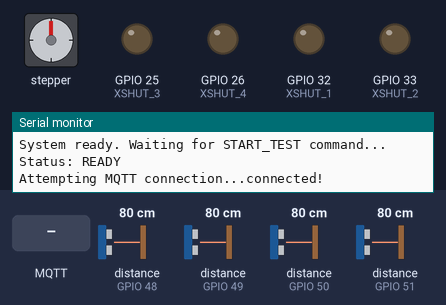
This sketch was run on a simulated ESP32. Parts: stepper motor, output pins drawn as LEDs (lit = HIGH), the last lines printed to the serial monitor. Wiring (inferred from the names in the program): stepper motor driver (2000 steps per turn assumed): step GPIO 14; direction GPIO 27; enable GPIO 23. Inputs (shaded band) come from the test bench; at power-on: distance to the obstacle (sensors on GPIO 48, GPIO 49, GPIO 50, GPIO 51) 80 cm. WiFi joins after 1.5 s; servers stay silent unless stated; no MQTT or app messages arrive unless stated; pins used as bus, display or sensor lines are not drawn.

Above: at 2.7 s.
2.8 s: MQTT message "START_TEST" arrives on the first subscribed topic
4.3 s: distance to the obstacle (sensor on GPIO 48) set to 250 cm
At 7.0 s:
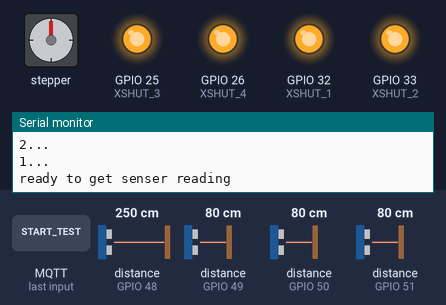
7.3 s: distance to the obstacle (sensor on GPIO 49) set to 250 cm
10.3 s: distance to the obstacle (sensor on GPIO 50) set to 250 cm
13.3 s: distance to the obstacle (sensor on GPIO 51) set to 250 cm
At 21.3 s:
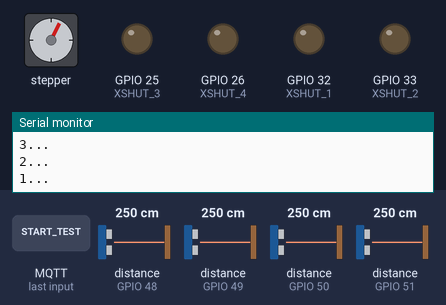
Timing chart, 0 to 21.6 s (numbered marks = the images above; inputs shaded):
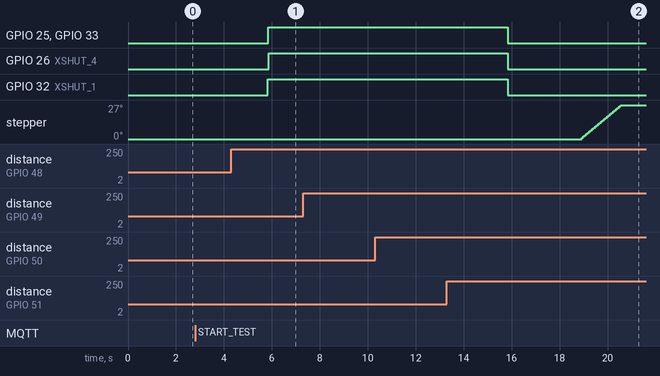

The sketch:

Meshement.ino
```cpp
#include <Wire.h>
#include "Adafruit_VL53L0X.h"
#include <WiFi.h>
#include <PubSubClient.h>

// ---------------- WiFi & MQTT Configuration ----------------
const char* ssid = "Dialog 4G 236";
const char* password = "77553bd3";
const char* mqtt_server = "broker.hivemq.com";  // Public MQTT broker
const int mqtt_port = 1883;
const char* mqtt_topic_sensor = "cement/sensor/data";
const char* mqtt_topic_control = "cement/sensor/control";
const char* mqtt_topic_status = "cement/sensor/status";

WiFiClient espClient;
PubSubClient mqttClient(espClient);

// ---------------- I2C PINS (ESP32) ----------------
#define I2C_SDA 21
#define I2C_SCL 22

// ---------------- XSHUT PINS (4 Sensors) ----------------
const int XSHUT_1 = 32;
const int XSHUT_2 = 33;
const int XSHUT_3 = 25;
const int XSHUT_4 = 26;

// New I2C addresses (must be different)
#define ADDR_1 0x30
#define ADDR_2 0x31
#define ADDR_3 0x32
#define ADDR_4 0x33

// ---------------- STEPPER (DRV8825) ----------------
const int PIN_DIR     = 27;
const int PIN_STEP    = 14;
const int PIN_SLP_RST = 13;

// ✅ EN pin (output-capable)
const int PIN_EN      = 23;   // DRV8825 EN -> ESP32 GPIO23

// ==== CHANGE THIS if your microstepping differs ====
const uint32_t STEPS_PER_REV = 2000;  // steps for 360°

// Current angles (as in your pasted code)
const uint32_t ANGLE_SIDE      = 27;
const uint32_t ANGLE_HOME_BACK = 81;

// Current speed (as in your pasted code)
const uint32_t STEP_TOGGLE_US  = 5600;

// Hold after each move
const uint32_t HOLD_MS = 2000;

// ---------- CALIBRATION OFFSETS (mm) ----------
const int16_t CAL_S1 = -16;
const int16_t CAL_S2 = -4;
const int16_t CAL_S3 = -20;
const int16_t CAL_S4 = -27;

// ✅ RULE: when printing/using sensor values, if <58 then output 60
const uint16_t MIN_LIMIT = 58;
const uint16_t FORCE_VALUE = 60;

// ---------------- SENSORS ----------------
Adafruit_VL53L0X lox1, lox2, lox3, lox4;

// ---------------- TIMER (ESP32 core 3.x) ----------------
hw_timer_t *stepTimer = nullptr;
portMUX_TYPE timerMux = portMUX_INITIALIZER_UNLOCKED;

volatile bool     stepRunning  = false;
volatile bool     stepDoneFlag = false;
volatile uint32_t stepCount    = 0;
volatile uint32_t stepTarget   = 0;
volatile bool     stepPinState = false;

void ARDUINO_ISR_ATTR onStepTimer() {
  portENTER_CRITICAL_ISR(&timerMux);

  if (!stepRunning) {
    portEXIT_CRITICAL_ISR(&timerMux);
    return;
  }

  stepPinState = !stepPinState;
  digitalWrite(PIN_STEP, stepPinState);

  // count 1 step on rising edge
  if (stepPinState) {
    stepCount++;
    if (stepCount >= stepTarget) {
      stepRunning  = false;
      stepDoneFlag = true;
      digitalWrite(PIN_STEP, LOW);
      stepPinState = false;
    }
  }

  portEXIT_CRITICAL_ISR(&timerMux);
}

void startSmoothSteps(uint32_t targetSteps) {
  portENTER_CRITICAL(&timerMux);
  stepTarget   = targetSteps;
  stepCount    = 0;
  stepRunning  = true;
  stepDoneFlag = false;
  stepPinState = false;
  digitalWrite(PIN_STEP, LOW);
  portEXIT_CRITICAL(&timerMux);

  timerWrite(stepTimer, 0);
  timerStart(stepTimer);
}

bool stepIsDone() {
  portENTER_CRITICAL(&timerMux);
  bool done = stepDoneFlag;
  portEXIT_CRITICAL(&timerMux);
  return done;
}

void clearStepDoneFlag() {
  portENTER_CRITICAL(&timerMux);
  stepDoneFlag = false;
  portEXIT_CRITICAL(&timerMux);
}

void waitMoveDoneAndStopTimer() {
  while (!stepIsDone()) delay(1);
  timerStop(stepTimer);
  clearStepDoneFlag();
}

// ---------------- helpers ----------------
uint32_t stepsForAngle(uint32_t angleDeg) {
  return (uint32_t)((angleDeg * STEPS_PER_REV) / 360UL);
}

void countdownSeconds(uint32_t sec) {
  for (int i = (int)sec; i >= 1; i--) {
    Serial.print(i);
    Serial.println("...");
    delay(1000);
  }
}

// ---------------- motor control ----------------
// DRV8825 EN: LOW = enabled, HIGH = disabled
void motorWakeForMove() {
  digitalWrite(PIN_SLP_RST, HIGH);
  delay(3);
  digitalWrite(PIN_EN, LOW);    // enable driver
  delay(2);
}

void motorHold() {
  digitalWrite(PIN_SLP_RST, HIGH);
  digitalWrite(PIN_EN, LOW);    // enabled => hold torque
  delay(2);
}

void motorRelease() {
  digitalWrite(PIN_STEP, LOW);
  digitalWrite(PIN_EN, HIGH);   // disabled => coils off
}

void motorSleep() {
  timerStop(stepTimer);
  digitalWrite(PIN_STEP, LOW);
  digitalWrite(PIN_EN, HIGH);   // disable
  digitalWrite(PIN_SLP_RST, LOW);
}

// ---------------- sensors power & init ----------------
void sensorsPowerOff() {
  digitalWrite(XSHUT_1, LOW);
  digitalWrite(XSHUT_2, LOW);
  digitalWrite(XSHUT_3, LOW);
  digitalWrite(XSHUT_4, LOW);
  delay(10);
}

bool sensorsPowerOnAndInit() {
  sensorsPowerOff();

  digitalWrite(XSHUT_1, HIGH);
  delay(10);
  if (!lox1.begin(0x29, false, &Wire)) return false;
  lox1.setAddress(ADDR_1);

  digitalWrite(XSHUT_2, HIGH);
  delay(10);
  if (!lox2.begin(0x29, false, &Wire)) return false;
  lox2.setAddress(ADDR_2);

  digitalWrite(XSHUT_3, HIGH);
  delay(10);
  if (!lox3.begin(0x29, false, &Wire)) return false;
  lox3.setAddress(ADDR_3);

  digitalWrite(XSHUT_4, HIGH);
  delay(10);
  if (!lox4.begin(0x29, false, &Wire)) return false;
  lox4.setAddress(ADDR_4);

  return true;
}

// ---------------- calibration + rule ----------------
uint16_t applyMinRule(uint16_t v) {
  // if <58 -> output 60 (as you requested)
  return (v < MIN_LIMIT) ? FORCE_VALUE : v;
}

// ---------------- sensor reading (CALIBRATED + RULE APPLIED) ----------------
bool readOneMM(Adafruit_VL53L0X &lox, int16_t calOffset, uint16_t &mmOut) {
  VL53L0X_RangingMeasurementData_t m;
  lox.rangingTest(&m, false);

  if (m.RangeStatus != 4) {
    int32_t v = (int32_t)m.RangeMilliMeter + (int32_t)calOffset;
    if (v < 0) v = 0;

    uint16_t out = (uint16_t)v;
    out = applyMinRule(out);      // ✅ apply rule for ALL printed/used sensor values
    mmOut = out;
    return true;
  }
  return false;
}

// For ONE LINE: take 8 readings per sensor -> avg8 per sensor
void lineAvg8PerSensor(uint16_t &a1, bool &v1,
                       uint16_t &a2, bool &v2,
                       uint16_t &a3, bool &v3,
                       uint16_t &a4, bool &v4) {
  uint32_t s1=0,s2=0,s3=0,s4=0;
  uint8_t  c1=0,c2=0,c3=0,c4=0;

  for (int i=0; i<8; i++) {
    uint16_t mm;
    if (readOneMM(lox1, CAL_S1, mm)) { s1 += mm; c1++; }
    if (readOneMM(lox2, CAL_S2, mm)) { s2 += mm; c2++; }
    if (readOneMM(lox3, CAL_S3, mm)) { s3 += mm; c3++; }
    if (readOneMM(lox4, CAL_S4, mm)) { s4 += mm; c4++; }
    delay(5);
  }

  v1 = (c1>0); v2 = (c2>0); v3 = (c3>0); v4 = (c4>0);
  a1 = v1 ? applyMinRule((uint16_t)(s1/c1)) : 0;
  a2 = v2 ? applyMinRule((uint16_t)(s2/c2)) : 0;
  a3 = v3 ? applyMinRule((uint16_t)(s3/c3)) : 0;
  a4 = v4 ? applyMinRule((uint16_t)(s4/c4)) : 0;
}

// Measure one side:
// - motor fully sleep/release while reading
// - prints 8 lines (Sensor1..4 avg8 each line)
// - then prints per-sensor side average (avg of 8 lines)
bool measureSide(int sideNo,
                 uint16_t &sideS1, bool &sideV1,
                 uint16_t &sideS2, bool &sideV2,
                 uint16_t &sideS3, bool &sideV3,
                 uint16_t &sideS4, bool &sideV4) {

  motorSleep(); // motor low while reading

  uint32_t sumS1=0,sumS2=0,sumS3=0,sumS4=0;
  uint8_t  cntS1=0,cntS2=0,cntS3=0,cntS4=0;

  for (int line=1; line<=8; line++) {
    uint16_t a1,a2,a3,a4;
    bool v1,v2,v3,v4;

    lineAvg8PerSensor(a1,v1,a2,v2,a3,v3,a4,v4);

    Serial.print("Side ");
    Serial.print(sideNo);
    Serial.print(" - Line ");
    Serial.print(line);
    Serial.print(" | Sensor1: "); Serial.print(v1 ? String(a1) + "mm" : "OUT");
    Serial.print(" | Sensor2: "); Serial.print(v2 ? String(a2) + "mm" : "OUT");
    Serial.print(" | Sensor3: "); Serial.print(v3 ? String(a3) + "mm" : "OUT");
    Serial.print(" | Sensor4: "); Serial.println(v4 ? String(a4) + "mm" : "OUT");

    if (v1) { sumS1 += a1; cntS1++; }
    if (v2) { sumS2 += a2; cntS2++; }
    if (v3) { sumS3 += a3; cntS3++; }
    if (v4) { sumS4 += a4; cntS4++; }

    delay(120);
  }

  sideV1 = (cntS1>0); sideV2=(cntS2>0); sideV3=(cntS3>0); sideV4=(cntS4>0);
  sideS1 = sideV1 ? applyMinRule((uint16_t)(sumS1/cntS1)) : 0;
  sideS2 = sideV2 ? applyMinRule((uint16_t)(sumS2/cntS2)) : 0;
  sideS3 = sideV3 ? applyMinRule((uint16_t)(sumS3/cntS3)) : 0;
  sideS4 = sideV4 ? applyMinRule((uint16_t)(sumS4/cntS4)) : 0;

  Serial.print("avarage of ");
  Serial.print(sideNo);
  Serial.println(" side readings:");
  Serial.print("  Sensor1: "); Serial.println(sideV1 ? String(sideS1) + " mm" : "OUT");
  Serial.print("  Sensor2: "); Serial.println(sideV2 ? String(sideS2) + " mm" : "OUT");
  Serial.print("  Sensor3: "); Serial.println(sideV3 ? String(sideS3) + " mm" : "OUT");
  Serial.print("  Sensor4: "); Serial.println(sideV4 ? String(sideS4) + " mm" : "OUT");

  return (sideV1 || sideV2 || sideV3 || sideV4);
}

// Rotate: move -> HOLD 2s -> RELEASE
void rotateAngleWithHold(uint32_t angleDeg, bool forwardDir) {
  motorWakeForMove();
  digitalWrite(PIN_DIR, forwardDir ? HIGH : LOW);

  uint32_t steps = stepsForAngle(angleDeg);
  startSmoothSteps(steps);
  waitMoveDoneAndStopTimer();

  motorHold();
  delay(HOLD_MS);

  motorRelease();
}

// ---------------- RESULTS STORAGE ----------------
uint16_t sideVal[4][4];
bool     sideOk[4][4];
bool testStartRequested = false;
bool testInProgress = false;

// ---------------- WiFi & MQTT Functions ----------------
void setupWiFi() {
  Serial.println("Connecting to WiFi...");
  WiFi.begin(ssid, password);

  int attempts = 0;
  while (WiFi.status() != WL_CONNECTED && attempts < 20) {
    delay(500);
    Serial.print(".");
    attempts++;
  }

  if (WiFi.status() == WL_CONNECTED) {
    Serial.println("\nWiFi connected!");
    Serial.print("IP address: ");
    Serial.println(WiFi.localIP());
  } else {
    Serial.println("\nWiFi connection failed!");
  }
}

void mqttCallback(char* topic, byte* payload, unsigned int length) {
  String message = "";
  for (unsigned int i = 0; i < length; i++) {
    message += (char)payload[i];
  }

  Serial.print("MQTT Message received [");
  Serial.print(topic);
  Serial.print("]: ");
  Serial.println(message);

  if (String(topic) == mqtt_topic_control) {
    if (message == "START_TEST" && !testInProgress) {
      testStartRequested = true;
      Serial.println("Test start requested via MQTT");
    }
  }
}

void reconnectMQTT() {
  while (!mqttClient.connected()) {
    Serial.print("Attempting MQTT connection...");
    String clientId = "ESP32-Cement-" + String(ESP.getEfuseMac());

    if (mqttClient.connect(clientId.c_str())) {
      Serial.println("connected!");
      mqttClient.subscribe(mqtt_topic_control);
      mqttClient.publish(mqtt_topic_status, "ONLINE");
    } else {
      Serial.print("failed, rc=");
      Serial.print(mqttClient.state());
      Serial.println(" try again in 5 seconds");
      delay(5000);
    }
  }
}

void publishSensorData(int side, uint16_t s1, uint16_t s2, uint16_t s3, uint16_t s4) {
  String payload = "{";
  payload += "\"side\":" + String(side) + ",";
  payload += "\"sensor1\":" + String(s1) + ",";
  payload += "\"sensor2\":" + String(s2) + ",";
  payload += "\"sensor3\":" + String(s3) + ",";
  payload += "\"sensor4\":" + String(s4) + ",";
  payload += "\"timestamp\":" + String(millis());
  payload += "}";

  mqttClient.publish(mqtt_topic_sensor, payload.c_str());
  Serial.print("Published to MQTT: ");
  Serial.println(payload);
}

void publishTestStatus(String status) {
  mqttClient.publish(mqtt_topic_status, status.c_str());
  Serial.print("Status: ");
  Serial.println(status);
}

// ---------------- RESULTS STORAGE ----------------

void setup() {
  Serial.begin(115200);
  delay(50);

  pinMode(PIN_DIR, OUTPUT);
  pinMode(PIN_STEP, OUTPUT);
  pinMode(PIN_SLP_RST, OUTPUT);
  pinMode(PIN_EN, OUTPUT);

  pinMode(XSHUT_1, OUTPUT);
  pinMode(XSHUT_2, OUTPUT);
  pinMode(XSHUT_3, OUTPUT);
  pinMode(XSHUT_4, OUTPUT);

  digitalWrite(PIN_STEP, LOW);
  digitalWrite(PIN_EN, HIGH);     // default release
  digitalWrite(PIN_SLP_RST, LOW); // sleep
  motorSleep();

  Wire.begin(I2C_SDA, I2C_SCL);
  Wire.setClock(400000);

  // timer setup (1MHz)
  stepTimer = timerBegin(1000000);
  timerAttachInterrupt(stepTimer, &onStepTimer);
  timerAlarm(stepTimer, STEP_TOGGLE_US, true, 0);
  timerStop(stepTimer);

  Serial.println("=================================");
  Serial.println("Smart Cement Measurement System");
  Serial.println("=================================");

  // Setup WiFi
  setupWiFi();

  // Setup MQTT
  mqttClient.setServer(mqtt_server, mqtt_port);
  mqttClient.setCallback(mqttCallback);

  Serial.println("System ready. Waiting for START_TEST command...");
  publishTestStatus("READY");
}

void runMeasurementSequence() {
  testInProgress = true;
  publishTestStatus("TEST_STARTED");

  Serial.println("Starting measurement sequence...");
  countdownSeconds(3);

  // -------- SIDE 1 --------
  Serial.println("ready to get senser reading");
  if (!sensorsPowerOnAndInit()) { Serial.println("Sensor init FAIL."); while(true) delay(1000); }
  delay(200);

  measureSide(1,
              sideVal[0][0], sideOk[0][0],
              sideVal[0][1], sideOk[0][1],
              sideVal[0][2], sideOk[0][2],
              sideVal[0][3], sideOk[0][3]);
  sensorsPowerOff();

  // Publish Side 1 data via MQTT
  publishSensorData(1, sideVal[0][0], sideVal[0][1], sideVal[0][2], sideVal[0][3]);

  // -------- SIDE 2 --------
  Serial.println("start to rotate 2nd side");
  countdownSeconds(3);
  rotateAngleWithHold(ANGLE_SIDE, true);

  Serial.println("ready to get senser reading");
  countdownSeconds(2);
  if (!sensorsPowerOnAndInit()) { Serial.println("Sensor init FAIL."); while(true) delay(1000); }
  delay(200);

  measureSide(2,
              sideVal[1][0], sideOk[1][0],
              sideVal[1][1], sideOk[1][1],
              sideVal[1][2], sideOk[1][2],
              sideVal[1][3], sideOk[1][3]);
  sensorsPowerOff();

  // Publish Side 2 data via MQTT
  publishSensorData(2, sideVal[1][0], sideVal[1][1], sideVal[1][2], sideVal[1][3]);

  // -------- SIDE 3 --------
  Serial.println("start to rotate 3rd side");
  countdownSeconds(3);
  rotateAngleWithHold(ANGLE_SIDE, true);

  Serial.println("ready to get senser reading");
  countdownSeconds(2);
  if (!sensorsPowerOnAndInit()) { Serial.println("Sensor init FAIL."); while(true) delay(1000); }
  delay(200);

  measureSide(3,
              sideVal[2][0], sideOk[2][0],
              sideVal[2][1], sideOk[2][1],
              sideVal[2][2], sideOk[2][2],
              sideVal[2][3], sideOk[2][3]);
  sensorsPowerOff();

  // Publish Side 3 data via MQTT
  publishSensorData(3, sideVal[2][0], sideVal[2][1], sideVal[2][2], sideVal[2][3]);

  // -------- SIDE 4 --------
  Serial.println("start to rotate 4th side");
  countdownSeconds(3);
  rotateAngleWithHold(ANGLE_SIDE, true);

  Serial.println("ready to get senser reading");
  countdownSeconds(2);
  if (!sensorsPowerOnAndInit()) { Serial.println("Sensor init FAIL."); while(true) delay(1000); }
  delay(200);

  measureSide(4,
              sideVal[3][0], sideOk[3][0],
              sideVal[3][1], sideOk[3][1],
              sideVal[3][2], sideOk[3][2],
              sideVal[3][3], sideOk[3][3]);
  sensorsPowerOff();

  // Publish Side 4 data via MQTT
  publishSensorData(4, sideVal[3][0], sideVal[3][1], sideVal[3][2], sideVal[3][3]);

  Serial.println("cube meshermenet is success");
  for (int s=0; s<4; s++) {
    Serial.print("SIDE "); Serial.print(s+1); Serial.println(" FINAL AVERAGES:");
    Serial.print("  Sensor1: "); Serial.println(sideOk[s][0] ? String(sideVal[s][0]) + " mm" : "OUT");
    Serial.print("  Sensor2: "); Serial.println(sideOk[s][1] ? String(sideVal[s][1]) + " mm" : "OUT");
    Serial.print("  Sensor3: "); Serial.println(sideOk[s][2] ? String(sideVal[s][2]) + " mm" : "OUT");
    Serial.print("  Sensor4: "); Serial.println(sideOk[s][3] ? String(sideVal[s][3]) + " mm" : "OUT");
  }

  Serial.print("return to home position (backward ");
  Serial.print(ANGLE_HOME_BACK);
  Serial.println(")");
  rotateAngleWithHold(ANGLE_HOME_BACK, false);

  Serial.println("DONE");
  motorSleep();

  publishTestStatus("TEST_COMPLETED");
  testInProgress = false;
  testStartRequested = false;
}

void loop() {
  // Maintain MQTT connection
  if (!mqttClient.connected()) {
    reconnectMQTT();
  }
  mqttClient.loop();

  // Check if test start was requested
  if (testStartRequested && !testInProgress) {
    testStartRequested = false;
    runMeasurementSequence();
  }

  delay(100);
}
```
